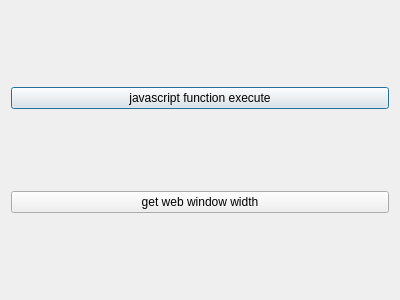
<?xml version="1.0" encoding="UTF-8"?>
<ui version="4.0">
 <class>Dialog</class>
 <widget class="QDialog" name="Dialog">
  <property name="geometry">
   <rect>
    <x>0</x>
    <y>0</y>
    <width>400</width>
    <height>300</height>
   </rect>
  </property>
  <property name="windowTitle">
   <string>Dialog</string>
  </property>
  <layout class="QVBoxLayout" name="verticalLayout">
   <item>
    <widget class="QPushButton" name="pbAlert">
     <property name="text">
      <string>javascript function execute</string>
     </property>
    </widget>
   </item>
   <item>
    <widget class="QPushButton" name="pbGetWebWidth">
     <property name="text">
      <string>get web window width</string>
     </property>
    </widget>
   </item>
   <item>
    <layout class="QHBoxLayout" name="viewLayout"/>
   </item>
  </layout>
 </widget>
 <layoutdefault spacing="6" margin="11"/>
 <resources/>
 <connections/>
</ui>
